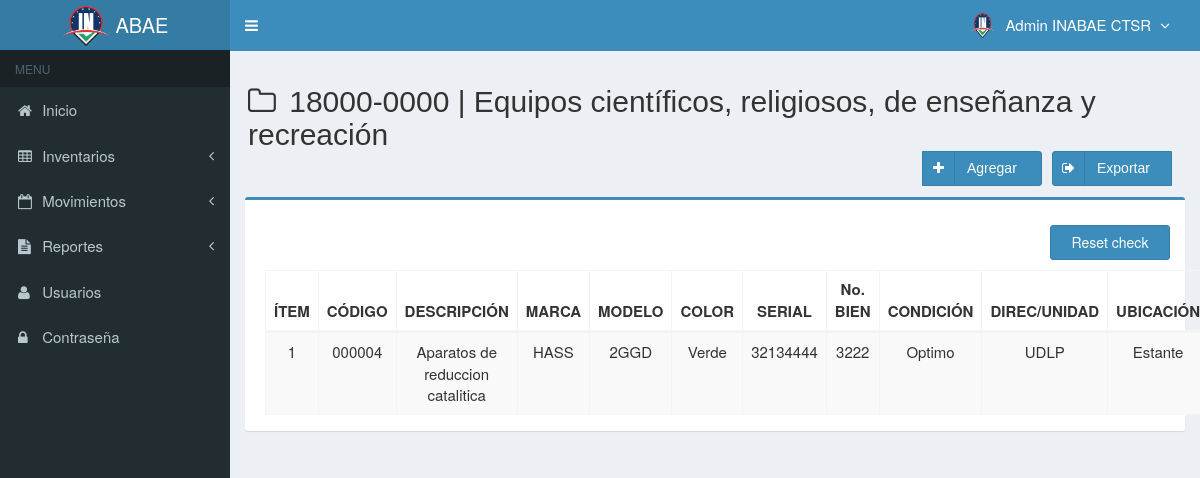
Page /main.php?module=cientificos (signed in) on the earlier database version.
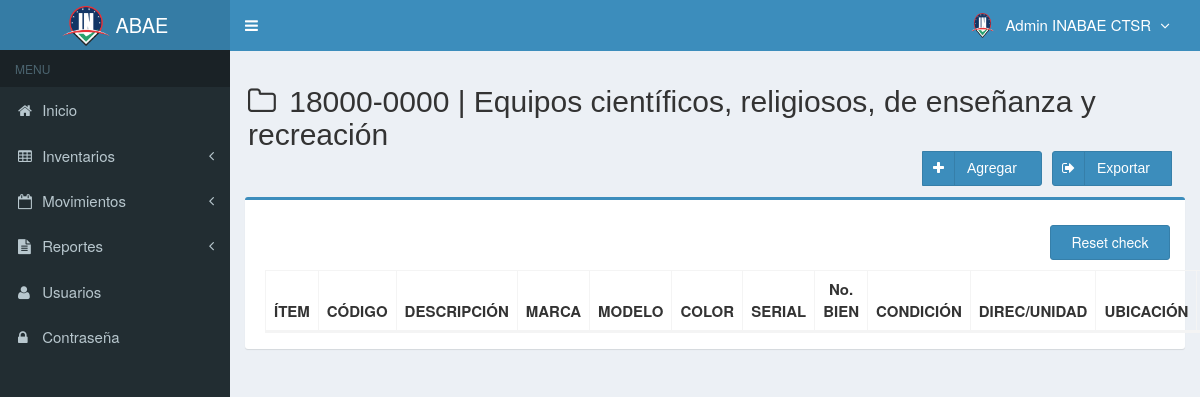
Same page on the later database version.
### tables this page shows
CREATE TABLE `inventario` (
  `categoria` varchar(300) NOT NULL,
  `codigo` varchar(10) NOT NULL,
  `serial` varchar(20) NOT NULL,
  `nombre` varchar(300) NOT NULL DEFAULT 'N/A',
  `marca` varchar(300) NOT NULL,
  `modelo` varchar(300) NOT NULL,
  `cantidad` int(10) NOT NULL DEFAULT 0,
  `clasificacion` varchar(300) NOT NULL DEFAULT 'N/A',
  `sede` varchar(300) NOT NULL,
  `pertenece` varchar(300) NOT NULL,
  `cedula` varchar(10) NOT NULL,
  `bienesN` varchar(20) NOT NULL,
  `color` varchar(10) NOT NULL,
  `descripcion` varchar(300) NOT NULL,
  `condicion` varchar(300) NOT NULL,
  `ubicacion` varchar(300) NOT NULL,
  `precio_compra` int(11) NOT NULL DEFAULT 0,
  `precio_venta` int(11) NOT NULL DEFAULT 0,
  `unidad` varchar(20) NOT NULL,
  `stock` int(11) NOT NULL DEFAULT 0,
  `estado` enum('chequeado','nochequeado') NOT NULL DEFAULT 'nochequeado',
  `created_user` int(3) NOT NULL,
  `created_date` timestamp NOT NULL DEFAULT current_timestamp(),
  `updated_user` int(3) DEFAULT NULL,
  `updated_date` datetime NOT NULL DEFAULT current_timestamp(),
  `tipo` varchar(300) DEFAULT NULL,
  `responsable` varchar(300) DEFAULT NULL,
  `uso` varchar(20) DEFAULT NULL,
  `detalles` varchar(300) NOT NULL DEFAULT 'N/A',
  `foto` varchar(100) DEFAULT NULL
);

### modules/Cientificos/view.php (the view, shortened to what this page needs)
<section class="content-header">
  <h2>
  <i class="fa fa-folder-o icon-title"></i> 18000-0000 | Equipos científicos, religiosos, de enseñanza y recreación
    <form action="database/excel_to_mysql_cientificos.php" method="POST" enctype="multipart/form-data">
        <div class="btn-group pull-right" role="group" aria-label="Basic example">
          <a class="btn btn-primary btn-social  pull-right botones" href="database\php_excel_cientificos.php" data-toggle="tooltip">
            <i class="fa fa-sign-out"></i></i>Exportar&nbsp;&nbsp;
          </a>
          <a class="btn btn-primary btn-social  pull-right botones" href="?module=form_cientificos&form=add" data-toggle="tooltip">
            <i class="fa fa-plus"></i> Agregar&nbsp;&nbsp;
          </a>
        </div>
    </form>
  </h2>
</section>
<br/>
<section class="content">
  <div class="row">
    <div class="col-md-12">
      <div class="box box-primary">
        <div class="box-body">
          <table id="dataTables1" class="table table-bordered table-striped table-hover">
            <thead>
              <tr>
                <th class="center">ÍTEM</th>
                <th class="center">CÓDIGO</th>
                <th class="center">DESCRIPCIÓN</th>
                <th class="center">MARCA</th>
				        <th class="center">MODELO</th>
                <th class="center">COLOR</th>
                <th class="center">SERIAL</th>
                <th class="center">No. BIEN</th>
                <th class="center">CONDICIÓN</th>
                <th class="center">DIREC/UNIDAD</th>
                <th class="center">UBICACIÓN</th>
                <th class="center">NOMBRE</th>
              </tr>
            </thead>
            <tbody>
            <?php
            $no = 1;
            $query = mysqli_query($mysqli, "SELECT cedula_user,sede, id_user, name_user, foto, permisos_acceso FROM usuarios WHERE id_user='$_SESSION[id_user]'")
                                or die('error: '.mysqli_error($mysqli));
            $permiso = $_SESSION['permisos_acceso'];
            $sede = $_SESSION['sede'];
            if ($sede == 'CTSR' && $permiso == 'Super Admin') {
              $query = mysqli_query($mysqli, "SELECT * FROM inventario WHERE categoria = 'cientificos' ORDER BY codigo DESC")
                or die('error: '.mysqli_error($mysqli));
            } else {
              $query = mysqli_query($mysqli, "SELECT * FROM inventario WHERE categoria = 'cientificos' and sede LIKE '$sede' ORDER BY codigo DESC")
                                            or die('error: '.mysqli_error($mysqli));
            }
            while ($data = mysqli_fetch_assoc($query)) {
              echo "<tr>
                      <td width='50'  class='center'>$no</td>
                      <td width='100' class='center'>$data[codigo]</td>
                      <td width='100' class='center'>$data[descripcion]</td>
                      <td width='100' class='center'>$data[marca]</td>
                      <td width='100' class='center'>$data[modelo]</td>
                      <td width='100' class='center'>$data[color]</td>
                      <td width='100' class='center'>$data[serial]</td>
                      <td width='100' class='center'>$data[bienesN]</td>
                      <td width='100' class='center'>$data[condicion]</td>
                      <td width='100' class='center'>$data[unidad]</td>
                      <td width='100' class='center'>$data[ubicacion]</td>
                      <td width='100' class='center'>$data[responsable]</td>
                      <td width='100' class='center'>$data[cedula]</td>
                      <td width='100' class='center'>$data[sede]</td>
                      <td width='100' class='center'>$data[pertenece]</td>
                      <td width='50'  class='center'>$data[cantidad]</td>
                      <td width='120' class='center'  >
                    <div>
                    <a data-toggle='tooltip' data-placement='top' title='Modificar' style='margin-right:0.3px' class='btn btn-primary btn-xs' href='?module=form_cientificos&form=edit&id=$data[codigo]'>
                        <i style='color:#fff' class='glyphicon glyphicon-edit'></i>
                    </a>";
            ?>
            <?php
              echo "    </div>
                      </td>
                    </tr>";
              $no++;
            }
            ?>
          <div class="row" style="height:35px;">
           <a class="btn btn-primary pull-right botones" id="btnElect" style="height:35px;">
            <i></i> Reset check
           </a>
          </div>
            </tbody>
          </table>
        </div>
      </div>
    </div>
  </div>
</section><!-- /.content

Differences in the rows shown:
no longer on this page (row edited): inventario: codigo "000004", descripcion "Aparatos de reduccion catalitica", marca "HASS", modelo "2GGD", color "Verde", serial "32134444", bienesN "3222", condicion "Optimo", unidad "UDLP", ubicacion "Estante"
